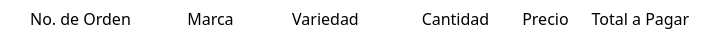
      <widget class="QFrame" name="frame_32">
       <property name="geometry">
        <rect>
         <x>30</x>
         <y>405</y>
         <width>701</width>
         <height>41</height>
        </rect>
       </property>
       <property name="styleSheet">
        <string notr="true">font:16px;
border-radius:0px;
background:transparent;
border-color: rgb(237, 237, 237);
</string>
       </property>
       <property name="frameShape">
        <enum>QFrame::StyledPanel</enum>
       </property>
       <property name="frameShadow">
        <enum>QFrame::Raised</enum>
       </property>
       <widget class="QLabel" name="label_129">
        <property name="geometry">
         <rect>
          <x>20</x>
          <y>5</y>
          <width>121</width>
          <height>27</height>
         </rect>
        </property>
        <property name="font">
         <font>
          <family>Bahnschrift</family>
          <pointsize>-1</pointsize>
          <weight>50</weight>
          <italic>false</italic>
          <bold>false</bold>
         </font>
        </property>
        <property name="text">
         <string>No. de Orden</string>
        </property>
        <property name="alignment">
         <set>Qt::AlignCenter</set>
        </property>
       </widget>
       <widget class="QLabel" name="label_132">
        <property name="geometry">
         <rect>
          <x>170</x>
          <y>5</y>
          <width>81</width>
          <height>27</height>
         </rect>
        </property>
        <property name="font">
         <font>
          <family>Bahnschrift</family>
          <pointsize>-1</pointsize>
          <weight>50</weight>
          <italic>false</italic>
          <bold>false</bold>
         </font>
        </property>
        <property name="text">
         <string>Marca</string>
        </property>
        <property name="alignment">
         <set>Qt::AlignCenter</set>
        </property>
       </widget>
       <widget class="QLabel" name="label_133">
        <property name="geometry">
         <rect>
          <x>280</x>
          <y>5</y>
          <width>91</width>
          <height>27</height>
         </rect>
        </property>
        <property name="font">
         <font>
          <family>Bahnschrift</family>
          <pointsize>-1</pointsize>
          <weight>50</weight>
          <italic>false</italic>
          <bold>false</bold>
         </font>
        </property>
        <property name="styleSheet">
         <string notr="true"/>
        </property>
        <property name="text">
         <string>Variedad</string>
        </property>
        <property name="alignment">
         <set>Qt::AlignCenter</set>
        </property>
       </widget>
       <widget class="QLabel" name="label_134">
        <property name="geometry">
         <rect>
          <x>410</x>
          <y>5</y>
          <width>91</width>
          <height>27</height>
         </rect>
        </property>
        <property name="font">
         <font>
          <family>Bahnschrift</family>
          <pointsize>-1</pointsize>
          <weight>50</weight>
          <italic>false</italic>
          <bold>false</bold>
         </font>
        </property>
        <property name="text">
         <string>Cantidad</string>
        </property>
        <property name="alignment">
         <set>Qt::AlignCenter</set>
        </property>
       </widget>
       <widget class="QLabel" name="label_135">
        <property name="geometry">
         <rect>
          <x>510</x>
          <y>5</y>
          <width>71</width>
          <height>27</height>
         </rect>
        </property>
        <property name="font">
         <font>
          <family>Bahnschrift</family>
          <pointsize>-1</pointsize>
          <weight>50</weight>
          <italic>false</italic>
          <bold>false</bold>
         </font>
        </property>
        <property name="text">
         <string>Precio</string>
        </property>
        <property name="alignment">
         <set>Qt::AlignCenter</set>
        </property>
       </widget>
       <widget class="QLabel" name="label_136">
        <property name="geometry">
         <rect>
          <x>580</x>
          <y>5</y>
          <width>121</width>
          <height>27</height>
         </rect>
        </property>
        <property name="font">
         <font>
          <family>Bahnschrift</family>
          <pointsize>-1</pointsize>
          <weight>50</weight>
          <italic>false</italic>
          <bold>false</bold>
         </font>
        </property>
        <property name="text">
         <string>Total a Pagar</string>
        </property>
        <property name="alignment">
         <set>Qt::AlignCenter</set>
        </property>
       </widget>
       <zorder>label_129</zorder>
       <zorder>label_132</zorder>
       <zorder>label_133</zorder>
       <zorder>label_134</zorder>
       <zorder>label_136</zorder>
       <zorder>label_135</zorder>
      </widget>
